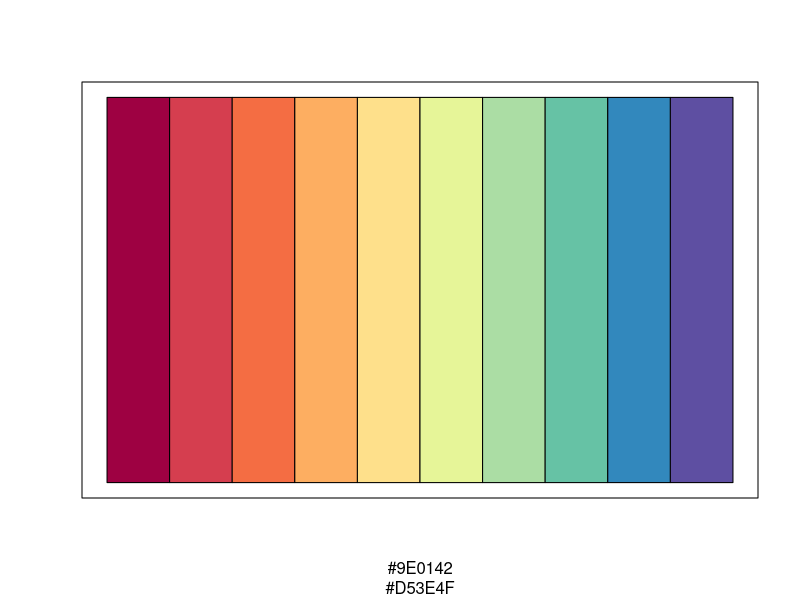
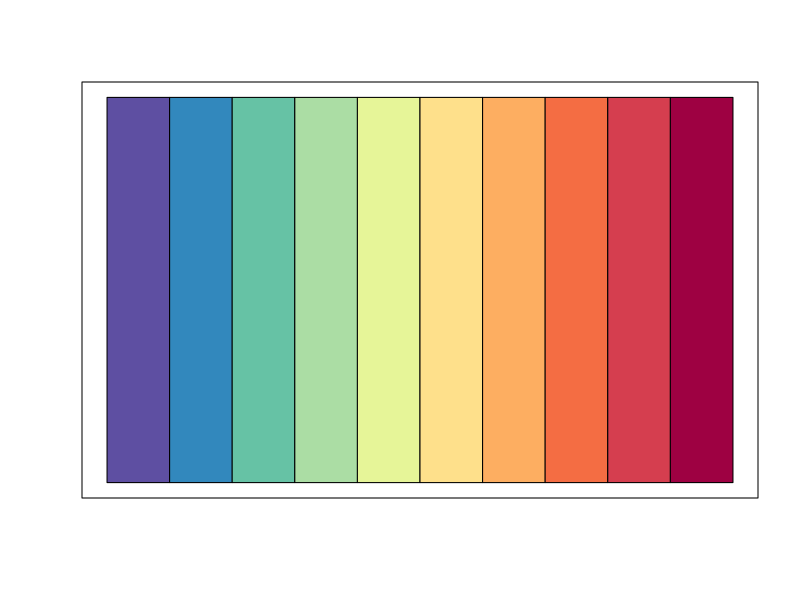
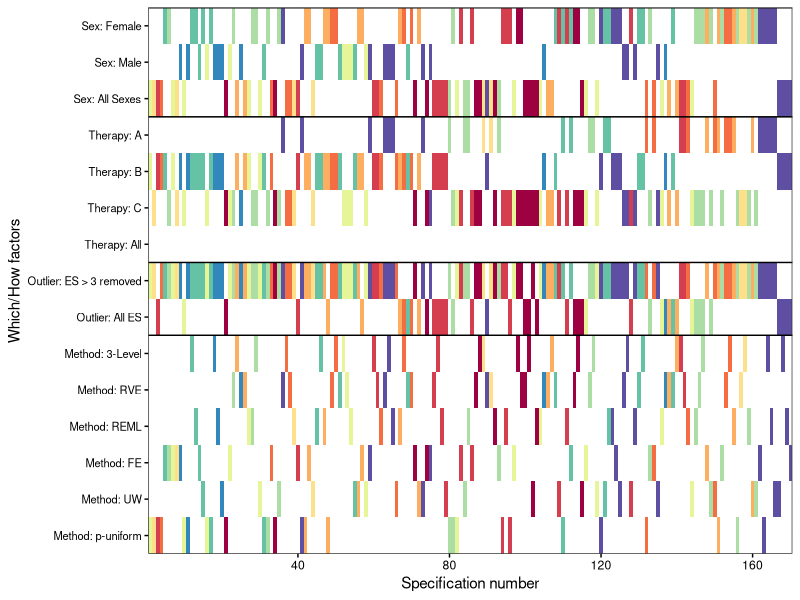
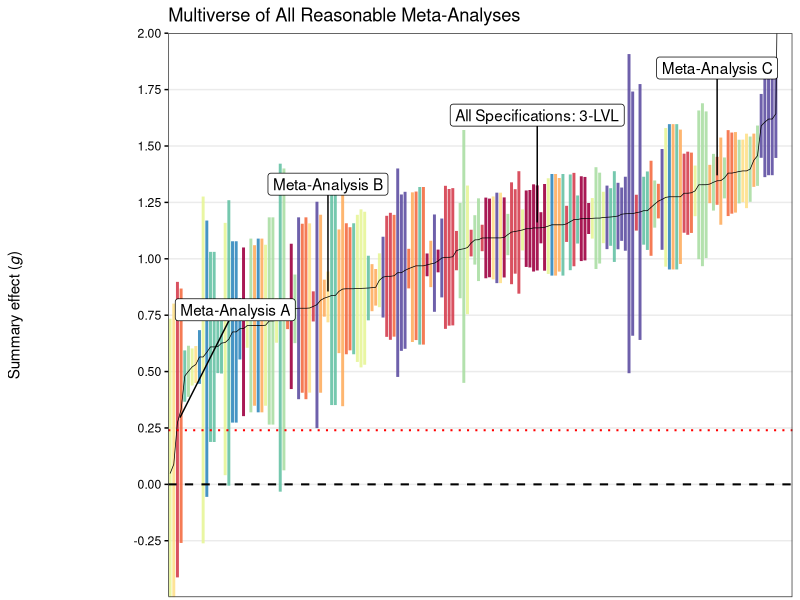
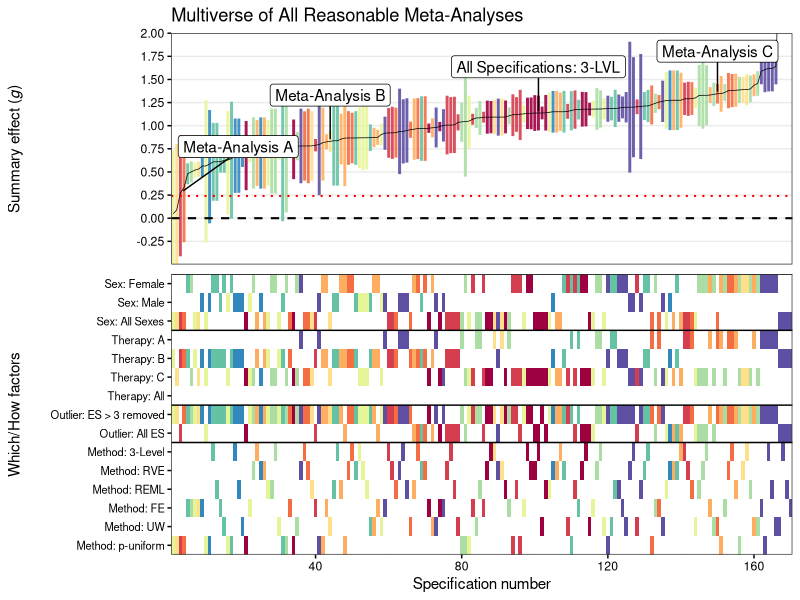
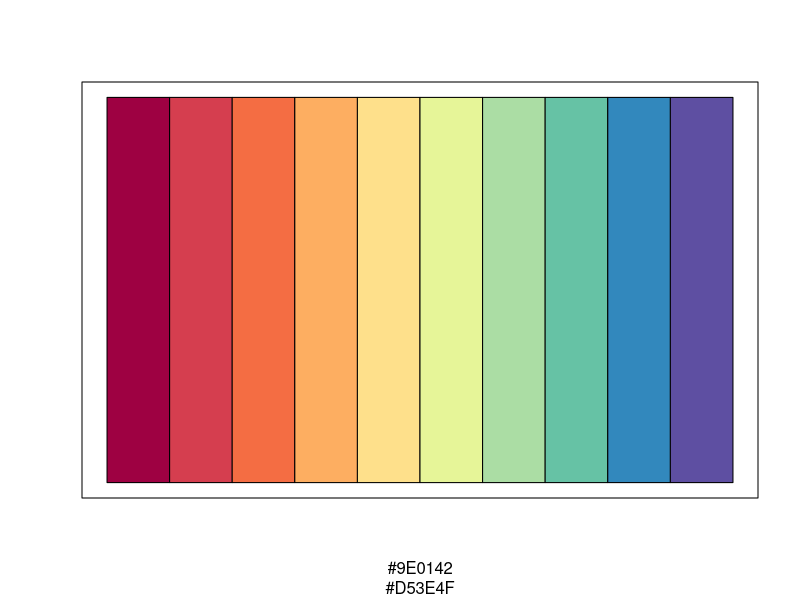
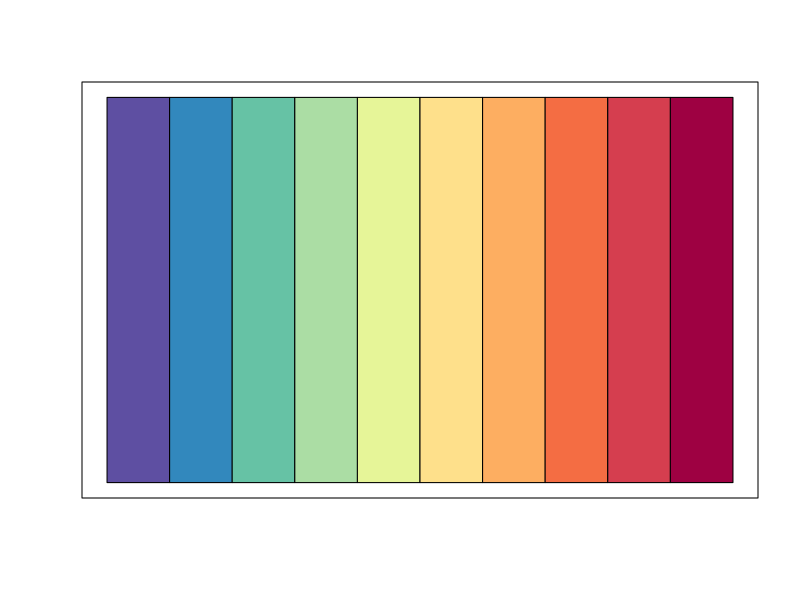
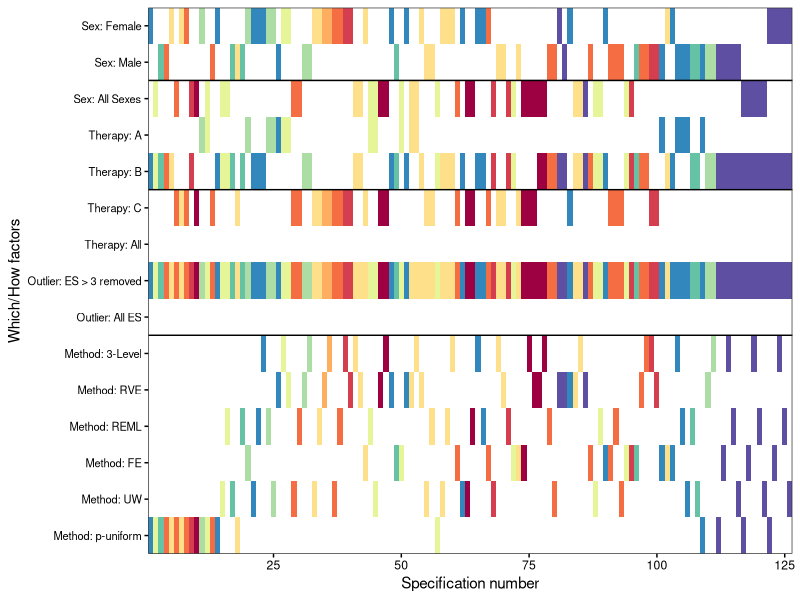

These charts were generated, in order, by the following R code:
## ---- chunk 1
knitr::opts_chunk$set(echo = TRUE)
library(tidyverse) # Probably something, at this point I am not sure anymore :)  
library(cowplot)   # Arrange Plots
library(ggrepel)   # geom_label_repel 

set.seed(42)
## ---- chunk 2
specifications_full <- read_csv2("data/specifications_full.csv")
data_sim <- read_csv2("data/data_sim.csv")
## ---- chunk 3
x_rank <- rank(specifications_full$mean, 
               ties.method = "random")
## ---- chunk 4
age_group     <- c(unique(data_sim$age_group), "all groups")
sex      <- c(unique(data_sim$sex), "all sexes")
therapy  <- c(unique(data_sim$therapy), "all therapy")
outlier       <- c("ES > 3 removed", "all es")
## ---- chunk 5
ma_method     <- c("3-level", "rve", "reml", "fe", "uw", "p-uniform")
## ---- chunk 6
yvar <- rep(factor(rev(c(
  age_group,
  sex,
  therapy,
  outlier,
  ma_method )), levels = rev(c(
  age_group,
  sex,
  therapy,
  outlier,
  ma_method))), 
times = nrow(specifications_full))

unique(yvar)
## ---- chunk 7
length(yvar)

length(levels(yvar)) * nrow(specifications_full)
## ---- chunk 8
xvar <- rep(x_rank, 
            each = length(levels(yvar)))
## ---- chunk 9
spec <- NULL
## ---- chunk 10
for(i in 1:nrow(specifications_full)) {
  id <- as.numeric(levels(yvar) %in% 
                     as.character(unlist(
                       specifications_full[i, 1:6])))  
  spec <- c(spec, id)
}
## ---- chunk 11
plotdata <- data.frame(xvar, 
                       yvar, 
                       spec)

head(plotdata)
## ---- chunk 12
rev(unique(yvar))
## ---- chunk 13
ylabels <- rev(c(
"Group: Non-adults",  
"Group: Adults",
"Group: All groups", 

"Sex: Female",  
"Sex: Male",
"Sex: All Sexes", 

"Therapy: A", 
"Therapy: B",
"Therapy: C",
"Therapy: All",

"Outlier: ES > 3 removed",  
"Outlier: All ES", 

"Method: 3-Level",
"Method: RVE",
"Method: REML",
"Method: FE",
"Method: UW",
"Method: p-uniform"
 ))

ylabels
## ---- chunk 14
plotdata$k <- rep(specifications_full$k, 
                  each = length(levels(yvar)))  

plotdata$fill <- as.factor(plotdata$k * plotdata$spec)
## ---- chunk 15
write.csv(plotdata, "data/plotdata.csv")
## ---- chunk 16
fill_quantiles <- quantile(plotdata$k, c(.10, .20, .30, .40, .50, .60, .70, .80, .90))
## ---- chunk 17
plotdata_rel <- plotdata %>% 
  mutate(fill_manual = case_when(
    spec == 0 ~ 0,           # white
    k  != 0               & k <= fill_quantiles[1] ~ 1,     # light yellow
    k > fill_quantiles[1] & k <= fill_quantiles[2] ~ 2,
    k > fill_quantiles[2] & k <= fill_quantiles[3] ~ 3,
    k > fill_quantiles[3] & k <= fill_quantiles[4] ~ 4,
    k > fill_quantiles[4] & k <= fill_quantiles[5] ~ 5,
    k > fill_quantiles[5] & k <= fill_quantiles[6] ~ 6,
    k > fill_quantiles[6] & k <= fill_quantiles[7] ~ 7,
    k > fill_quantiles[7] & k <= fill_quantiles[8] ~ 8,
    k > fill_quantiles[8] & k <= fill_quantiles[9]  ~ 9,
    k > fill_quantiles[9]  ~ 10),   # dark red
    fill_manual = as.factor(fill_manual))
## ---- chunk 18
cols <- RColorBrewer::brewer.pal(min(11, length(levels(plotdata_rel$fill_manual)) - 1), "Spectral")
plot(NULL, xlim=c(0,length(cols)), ylim=c(0,1), 
    xlab=cols, ylab="", xaxt="n", yaxt="n")
rect(0:(length(cols)-1), 0, 1:length(cols), 1, col=cols)
## ---- chunk 19
cols_rev <- cols[floor(seq(from = length(cols), to = 0, # change from to to reverse color coding!
              length.out = length(levels(plotdata_rel$fill_manual))))] # change - 1 for direction change
plot(NULL, xlim=c(0,length(cols_rev)), ylim=c(0,1), 
    xlab="", ylab="", xaxt="n", yaxt="n")
rect(0:(length(cols_rev)-1), 0, 1:length(cols_rev), 1, col=cols_rev)
## ---- chunk 20
p1_rel <- ggplot(data = plotdata_rel, 
       aes(x = xvar, 
           y = as.factor(yvar), 
           fill = fill_manual)) +
  geom_raster() + 
  geom_hline(yintercept = c(6, 8, 12, 15, 20, 23, 27, 32) + 0.5) +  # Change here
  scale_x_continuous(position = "bottom") +
  scale_y_discrete(labels = ylabels) +
  scale_fill_manual(
    values = c("white", cols_rev)) +
  labs(x = "Specification number", 
       y = "Which/How factors") +
  coord_cartesian(
    expand = F, xlim = c(0.5, nrow(specifications_full) + 0.5)) +
  theme_bw() + 
  theme(legend.position = "none",
        axis.text.y = element_text(colour = "black", size = 8),
        axis.text.x = element_text(colour = "black"),
                axis.ticks = element_line(colour = "black"),
        plot.margin = margin(t = 5.5, 
                             r = 5.5, 
                             b = 5.5, 
                             l = 5.5, 
                             unit = "pt"))

p1_rel
## ---- chunk 21
fill_quantiles <- quantile(specifications_full$k, c(.10, .20, .30, .40, .50, .60, .70, .80, .90))

specifications_full_rel <- specifications_full %>% 
  mutate(fill_manual = case_when(
    k  != 0               & k <= fill_quantiles[1] ~ 1,     # light yellow
    k > fill_quantiles[1] & k <= fill_quantiles[2] ~ 2,
    k > fill_quantiles[2] & k <= fill_quantiles[3] ~ 3,
    k > fill_quantiles[3] & k <= fill_quantiles[4] ~ 4,
    k > fill_quantiles[4] & k <= fill_quantiles[5] ~ 5,
    k > fill_quantiles[5] & k <= fill_quantiles[6] ~ 6,
    k > fill_quantiles[6] & k <= fill_quantiles[7] ~ 7,
    k > fill_quantiles[7] & k <= fill_quantiles[8] ~ 8,
    k > fill_quantiles[8] & k <= fill_quantiles[9]  ~ 9,
    k > fill_quantiles[9]  ~ 10),   # dark red
  fill_manual = as.factor(fill_manual))

specifications_full_rel$xvar <- x_rank

yrng <- range(c(0, specifications_full$lb, specifications_full$ub))

#ylimit <- round(c(yrng[1] - diff(yrng)*0.1, yrng[2] + diff(yrng)*0.1), 1)

ylimit <- c(-.5, 2)
#y_breaks_forest <- round(seq(from = round(ylimit[1], 1), to = round(ylimit[2], 1), by = 0.5), 2)
y_breaks_forest <- seq(-.25, 2, 0.25)

y_labels_forest <- format(y_breaks_forest, nsmall = 2)
y_breaks_forest <- c(ylimit[1], y_breaks_forest)
y_labels_forest <- c(ylabels[which.max(nchar(ylabels))], y_labels_forest)
## ---- chunk 22
ma_for_forest_1 <- specifications_full_rel %>% 
  filter(full_set == 1 & ma_method == "3-level") %>% mutate(label = "All Specifications: 3-LVL")

ma_for_forest_2 <- specifications_full_rel %>% 
  arrange(mean) %>% 
  slice(3) %>% 
  mutate(label = "Meta-Analysis A")

ma_for_forest_3  <- specifications_full_rel %>% 
  arrange(mean) %>% 
  slice(44) %>%  mutate(label = "Meta-Analysis B")

ma_for_forest_4  <- specifications_full_rel %>% 
  arrange(mean) %>% 
  slice(150) %>%  mutate(label = "Meta-Analysis C")

ma_for_forest <- bind_rows(ma_for_forest_1,
                           ma_for_forest_2,
                           ma_for_forest_3,
                           ma_for_forest_4)
## ---- chunk 23
p2_rel <- specifications_full_rel %>% 
 # filter(!ma_method == "rve") %>% 
  ggplot(aes(x = xvar, 
             y = mean))+ 
  geom_errorbar(aes(ymin = lb, 
                    ymax = ub,
                    col = as.factor(fill_manual)), 
                width = 0, 
                size = 1,
                alpha = .9) +
  geom_line(col = "black", size = 0.25) +
  geom_hline(yintercept = 0, linetype = "dashed", size = 0.7) +
  geom_hline(yintercept = .24, linetype = "dotted", size = 0.7, color = "red") +
  scale_x_continuous(name = "") +
  scale_y_continuous(name = expression(paste("Summary effect (", italic("g"),")")),
                     breaks = y_breaks_forest, labels = y_labels_forest) + 
  scale_color_manual(values = cols_rev) +
  coord_cartesian(ylim = ylimit, xlim = c(0.5, nrow(specifications_full) + 0.5), expand = FALSE) +
  ggtitle("Multiverse of All Reasonable Meta-Analyses") +
  theme_bw() +
  theme(legend.position = "none",
        axis.text.x = element_blank(),
        axis.ticks.x = element_blank(),
        axis.text.y = element_text(colour = c("white", rep("black", times = length(y_labels_forest) - 1))),
        axis.ticks.y = element_line(colour = c("white", rep("black", times = length(y_breaks_forest) - 1))),
        panel.grid.major.x = element_blank(),
        panel.grid.minor.x = element_blank(),
        panel.grid.major.y = element_line(),
        panel.grid.minor.y = element_blank(),
        plot.margin = margin(t = 5.5, r = 5.5, b = -15, l = 5.5, unit = "pt")) +
  geom_label_repel(data = ma_for_forest, 
                   aes(label = label),
                   seed = 42,
                   box.padding   = 0.35, 
                   point.padding = 0.5,
                   direction = "both",
                   lineheight = 2,
                   nudge_y = .5,
                   segment.color = 'black',
                   segment.angle = 90,
                   segment.size = .5)

p2_rel
## ---- chunk 24
p_rel <- plot_grid(p2_rel,
                   p1_rel,
                   ncol = 1,
                   align = "v",
                   rel_heights = c(4,5))
p_rel
## ---- chunk 25
ggsave("figures/descriptive_specification.png", 
       p_rel, 
       width = 10, 
       height = 7.5,
       dpi = "retina"
       )
## ---- chunk 26
specifications_full <- read_csv2("data/specifications_full_null.csv")
data_sim <- read_csv2("data/data_sim_null.csv")
## ---- chunk 27
x_rank <- rank(specifications_full$mean, 
               ties.method = "random")
## ---- chunk 28
age_group     <- c(unique(data_sim$age_group), "all groups")
sex      <- c(unique(data_sim$sex), "all sexes")
therapy  <- c(unique(data_sim$therapy), "all therapy")
outlier       <- c("ES > 3 removed", "all es")
## ---- chunk 29
ma_method     <- c("3-level", "rve", "reml", "fe", "uw", "p-uniform")
## ---- chunk 30
yvar <- rep(factor(rev(c(
  age_group,
  sex,
  therapy,
  outlier,
  ma_method )), levels = rev(c(
  age_group,
  sex,
  therapy,
  outlier,
  ma_method))), 
times = nrow(specifications_full))

unique(yvar)
## ---- chunk 31
length(yvar)

length(levels(yvar)) * nrow(specifications_full)
## ---- chunk 32
xvar <- rep(x_rank, 
            each = length(levels(yvar)))
## ---- chunk 33
spec <- NULL
## ---- chunk 34
for(i in 1:nrow(specifications_full)) {
  id <- as.numeric(levels(yvar) %in% 
                     as.character(unlist(
                       specifications_full[i, 1:6])))  
  spec <- c(spec, id)
}
## ---- chunk 35
plotdata <- data.frame(xvar, 
                       yvar, 
                       spec)

head(plotdata)
## ---- chunk 36
rev(unique(yvar))
## ---- chunk 37
ylabels <- rev(c(
"Group: Non-adults",  
"Group: Adults",
"Group: All groups", 

"Sex: Female",  
"Sex: Male",
"Sex: All Sexes", 

"Therapy: A", 
"Therapy: B",
"Therapy: C",
"Therapy: All",

"Outlier: ES > 3 removed",  
"Outlier: All ES", 

"Method: 3-Level",
"Method: RVE",
"Method: REML",
"Method: FE",
"Method: UW",
"Method: p-uniform"
 ))

ylabels
## ---- chunk 38
plotdata$k <- rep(specifications_full$k, 
                  each = length(levels(yvar)))  

plotdata$fill <- as.factor(plotdata$k * plotdata$spec)
## ---- chunk 39
write.csv(plotdata, "data/plotdata_null.csv")
## ---- chunk 40
fill_quantiles <- quantile(plotdata$k, c(.10, .20, .30, .40, .50, .60, .70, .80, .90))
## ---- chunk 41
plotdata_rel <- plotdata %>% 
  mutate(fill_manual = case_when(
    spec == 0 ~ 0,           # white
    k  != 0               & k <= fill_quantiles[1] ~ 1,     # light yellow
    k > fill_quantiles[1] & k <= fill_quantiles[2] ~ 2,
    k > fill_quantiles[2] & k <= fill_quantiles[3] ~ 3,
    k > fill_quantiles[3] & k <= fill_quantiles[4] ~ 4,
    k > fill_quantiles[4] & k <= fill_quantiles[5] ~ 5,
    k > fill_quantiles[5] & k <= fill_quantiles[6] ~ 6,
    k > fill_quantiles[6] & k <= fill_quantiles[7] ~ 7,
    k > fill_quantiles[7] & k <= fill_quantiles[8] ~ 8,
    k > fill_quantiles[8] & k <= fill_quantiles[9]  ~ 9,
    k > fill_quantiles[9]  ~ 10),   # dark red
    fill_manual = as.factor(fill_manual))
## ---- chunk 42
cols <- RColorBrewer::brewer.pal(min(11, length(levels(plotdata_rel$fill_manual)) - 1), "Spectral")
plot(NULL, xlim=c(0,length(cols)), ylim=c(0,1), 
    xlab=cols, ylab="", xaxt="n", yaxt="n")
rect(0:(length(cols)-1), 0, 1:length(cols), 1, col=cols)
## ---- chunk 43
cols_rev <- cols[floor(seq(from = length(cols), to = 0, # change from to to reverse color coding!
              length.out = length(levels(plotdata_rel$fill_manual))))] # change - 1 for direction change
plot(NULL, xlim=c(0,length(cols_rev)), ylim=c(0,1), 
    xlab="", ylab="", xaxt="n", yaxt="n")
rect(0:(length(cols_rev)-1), 0, 1:length(cols_rev), 1, col=cols_rev)
## ---- chunk 44
p1_rel <- ggplot(data = plotdata_rel, 
       aes(x = xvar, 
           y = as.factor(yvar), 
           fill = fill_manual)) +
  geom_raster() + 
  geom_hline(yintercept = c(6, 10, 13, 16, 20, 23, 27, 32) + 0.5) +  # Change here
  scale_x_continuous(position = "bottom") +
  scale_y_discrete(labels = ylabels) +
  scale_fill_manual(
    values = c("white", cols_rev)) +
  labs(x = "Specification number", 
       y = "Which/How factors") +
  coord_cartesian(
    expand = F, xlim = c(0.5, nrow(specifications_full) + 0.5)) +
  theme_bw() + 
  theme(legend.position = "none",
        axis.text.y = element_text(colour = "black", size = 8),
        axis.text.x = element_text(colour = "black"),
                axis.ticks = element_line(colour = "black"),
        plot.margin = margin(t = 5.5, 
                             r = 5.5, 
                             b = 5.5, 
                             l = 5.5, 
                             unit = "pt"))

p1_rel
## ---- chunk 45
fill_quantiles <- quantile(specifications_full$k, c(.10, .20, .30, .40, .50, .60, .70, .80, .90))

specifications_full_rel <- specifications_full %>% 
  mutate(fill_manual = case_when(
    k  != 0               & k <= fill_quantiles[1] ~ 1,     # light yellow
    k > fill_quantiles[1] & k <= fill_quantiles[2] ~ 2,
    k > fill_quantiles[2] & k <= fill_quantiles[3] ~ 3,
    k > fill_quantiles[3] & k <= fill_quantiles[4] ~ 4,
    k > fill_quantiles[4] & k <= fill_quantiles[5] ~ 5,
    k > fill_quantiles[5] & k <= fill_quantiles[6] ~ 6,
    k > fill_quantiles[6] & k <= fill_quantiles[7] ~ 7,
    k > fill_quantiles[7] & k <= fill_quantiles[8] ~ 8,
    k > fill_quantiles[8] & k <= fill_quantiles[9]  ~ 9,
    k > fill_quantiles[9]  ~ 10),   # dark red
  fill_manual = as.factor(fill_manual))

specifications_full_rel$xvar <- x_rank

yrng <- range(c(0, specifications_full$lb, specifications_full$ub))

#ylimit <- round(c(yrng[1] - diff(yrng)*0.1, yrng[2] + diff(yrng)*0.1), 1)

ylimit <- c(-.5, 2)
#y_breaks_forest <- round(seq(from = round(ylimit[1], 1), to = round(ylimit[2], 1), by = 0.5), 2)
y_breaks_forest <- seq(-.25, 1.75, 0.25)

y_labels_forest <- format(y_breaks_forest, nsmall = 2)
y_breaks_forest <- c(ylimit[1], y_breaks_forest)
y_labels_forest <- c(ylabels[which.max(nchar(ylabels))], y_labels_forest)
## ---- chunk 46
ma_for_forest_1 <- specifications_full_rel %>% 
  filter(full_set == 1 & ma_method == "3-level") %>% mutate(label = "All Specifications: 3-LVL")

ma_for_forest_2 <- specifications_full_rel %>% 
  arrange(mean) %>% 
  slice(3) %>% 
  mutate(label = "Meta-Analysis A")

ma_for_forest_3  <- specifications_full_rel %>% 
  arrange(mean) %>% 
  slice(44) %>%  mutate(label = "Meta-Analysis B")

ma_for_forest_4  <- specifications_full_rel %>% 
  arrange(mean) %>% 
  slice(150) %>%  mutate(label = "Meta-Analysis C")

ma_for_forest <- bind_rows(ma_for_forest_1,
                           ma_for_forest_2,
                           ma_for_forest_3,
                           ma_for_forest_4)
## ---- chunk 47
p2_rel <- specifications_full_rel %>% 
 # filter(!ma_method == "rve") %>% 
  ggplot(aes(x = xvar, 
             y = mean))+ 
  geom_errorbar(aes(ymin = lb, 
                    ymax = ub,
                    col = as.factor(fill_manual)), 
                width = 0, 
                size = 1,
                alpha = .9) +
  geom_line(col = "black", size = 0.25) +
  geom_hline(yintercept = 0, linetype = "dashed", size = 0.7) +
  geom_hline(yintercept = .24, linetype = "dotted", size = 0.7, color = "red") +
  scale_x_continuous(name = "") +
  scale_y_continuous(name = expression(paste("Summary effect (", italic("g"),")")),
                     breaks = y_breaks_forest, labels = y_labels_forest) + 
  scale_color_manual(values = cols_rev) +
  coord_cartesian(ylim = ylimit, xlim = c(0.5, nrow(specifications_full) + 0.5), expand = FALSE) +
  ggtitle("Multiverse of All Reasonable Meta-Analyses") +
  theme_bw() +
  theme(legend.position = "none",
        axis.text.x = element_blank(),
        axis.ticks.x = element_blank(),
        axis.text.y = element_text(colour = c("white", rep("black", times = length(y_labels_forest) - 1))),
        axis.ticks.y = element_line(colour = c("white", rep("black", times = length(y_breaks_forest) - 1))),
        panel.grid.major.x = element_blank(),
        panel.grid.minor.x = element_blank(),
        panel.grid.major.y = element_line(),
        panel.grid.minor.y = element_blank(),
        plot.margin = margin(t = 5.5, r = 5.5, b = -15, l = 5.5, unit = "pt")) +
  geom_label_repel(data = ma_for_forest, 
                   aes(label = label),
                   seed = 42,
                   box.padding   = 0.35, 
                   point.padding = 0.5,
                   direction = "both",
                   lineheight = 2,
                   nudge_y = .5,
                   segment.color = 'black',
                   segment.angle = 90,
                   segment.size = .5)

p2_rel
## ---- chunk 48
p_rel <- plot_grid(p2_rel,
                   p1_rel,
                   ncol = 1,
                   align = "v",
                   rel_heights = c(4,5))
p_rel
## ---- chunk 49
ggsave("figures/descriptive_specification_null.png", 
       p_rel, 
       width = 10, 
       height = 7.5,
       dpi = "retina"
       )
